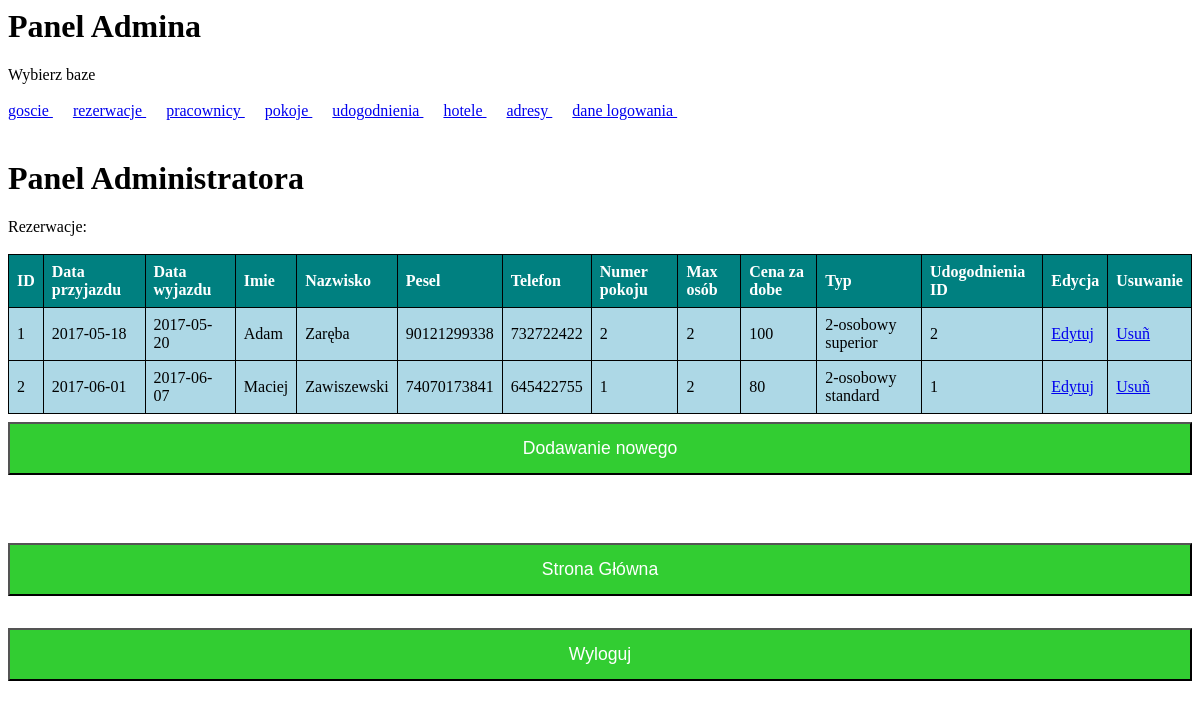
The app's page /panel/rezerwacje/index.php (signed in) with its own data.
### tables this page shows
CREATE TABLE `rezerwacje` (
  `id_rezerwacje` int(11) NOT NULL,
  `goscID` int(11) NOT NULL,
  `pokojID` int(11) NOT NULL,
  `data_przyjazdu` date NOT NULL,
  `data_wyjazdu` date NOT NULL
);

CREATE TABLE `goscie` (
  `id_goscie` int(11) NOT NULL,
  `imie` varchar(50) NOT NULL,
  `nazwisko` varchar(50) NOT NULL,
  `pesel` bigint(11) NOT NULL,
  `telefon` bigint(11) NOT NULL
);

CREATE TABLE `pokoje` (
  `id_pokoje` int(11) NOT NULL,
  `nr` int(11) NOT NULL,
  `max_osob` int(11) NOT NULL,
  `cena_za_dobe` float NOT NULL,
  `typ` varchar(50) NOT NULL,
  `udogodnieniaID` int(11) NOT NULL
);

### panel/rezerwacje/index.php (the view, shortened to what this page needs)
<html>
 <head>
 </head>
 <body>
 <h1>Panel Administratora</h1>
 <a>Rezerwacje:</a><br /><br />
  <table border="1">
   <tr>
     <th>ID</th><th>Data przyjazdu</th><th>Data wyjazdu</th><th>Imie</th><th>Nazwisko</th><th>Pesel</th><th>Telefon</th>
	 <th>Numer pokoju</th><th>Max osób</th><th>Cena za dobe</th><th>Typ</th><th>Udogodnienia ID</th>
     <th>Edycja</th><th>Usuwanie</th>
   </tr>
<?php
include "polacz.php";
if ($sql =  $baza->prepare("SELECT * FROM rezerwacje, goscie, pokoje WHERE goscie.id_goscie=rezerwacje.goscID AND pokoje.id_pokoje=rezerwacje.pokojID ORDER BY nazwisko"))
{
        $sql->execute();
        $sql->bind_result($id, $goscID, $pokojID, $datap, $dataw, $idg, $imie, $nazwisko, $pesel, $tel, $idp, $num, $max, $cena, $typ, $udog);
        while ($sql->fetch())
        {
                echo "<tr>
                        <td>$id</td>
						<td>$datap</td>
						<td>$dataw</td>
                        <td>$imie</td>
                        <td>$nazwisko</td>
                        <td>$pesel</td>
                        <td>$tel</td>
						<td>$num</td>
						<td>$max</td>
						<td>$cena</td>
						<td>$typ</td>
						<td>$udog</td>
                        <td><a href=\"edycja.php?nr=$id\">Edytuj</a></td>
                        <td><a href=\"usun.php?nr=$id\" onclick=\"javascript:return confirm('Czy na pewno usun¹æ?'); \">Usuñ</a></td>
                   </tr>";
        }
 }
else die( "B³¹d w zapytaniu SQL! SprawdŸ kod SQL w PhpMyAdmin." );
?>
  </table>
		<form action="dodaj.php">
		  <input type="submit" value="Dodawanie nowego">
		</form>
 </body>
</html>

### style.css (style rules this page uses)
table { border-collapse: collapse; width: 100%; border: 1px solid black; }
th, td { text-align: left; padding: 8px; border: 1px solid black; }
td { background-color: lightblue; }
th { background-color: teal; color: white; }
input[type=submit] { width: 100%; background-color: #32CD32; color: white; padding: 14px 20px; margin: 8px 0; font-size: 110%; }

### records on screen
rezerwacje: id_rezerwacje "1", data_przyjazdu "2017-05-18", data_wyjazdu "2017-05-20", goscID.imie "Adam", goscID.nazwisko "Zaręba", goscID.pesel "90121299338", goscID.telefon "732722422", pokojID.nr "2", pokojID.max_osob "2", pokojID.cena_za_dobe "100", pokojID.typ "2-osobowy superior", pokojID.udogodnieniaID "2"
rezerwacje: id_rezerwacje "2", data_przyjazdu "2017-06-01", data_wyjazdu "2017-06-07", goscID.imie "Maciej", goscID.nazwisko "Zawiszewski", goscID.pesel "74070173841", goscID.telefon "645422755", pokojID.nr "1", pokojID.max_osob "2", pokojID.cena_za_dobe "80", pokojID.typ "2-osobowy standard", pokojID.udogodnieniaID "1"
